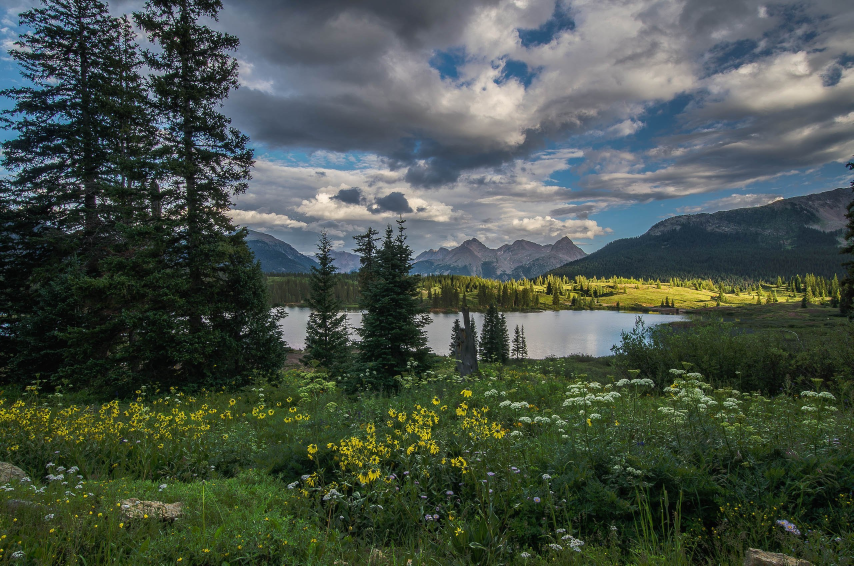
#> input picture Lab3/image.jpg, 2560 x 1696 px (shown at 1/3 size)
$ python lab3.py   (older library calls are emulated)
#> lines starting #> are read from the running program, lines starting #| are printed output that depends on the picture
import cv2
import numpy as np
import skimage


# Задание 1
# Импульсный шум
def impulse_noise(img):
    # Параметры
    d = 0.05
    s_vs_p = 0.5

    # Создаём рандомные числа
    rng = np.random.default_rng()
    vals = rng.random(img.shape)

    # Соль
    I_out = np.copy(img)
    if I_out.dtype == np.uint8:
        I_out[vals < d * s_vs_p] = 255
    else:
        I_out[vals < d * s_vs_p] = 1.0

    # Перец
    I_out[np.logical_and(vals >= d * s_vs_p, vals < d)] = 0

    return I_out


# Мультипликативный шум
def multiplicative_noise(img):
    # Параметр
    var = 0.05

    # Генерация рандомных чисел
    rng = np.random.default_rng()
    gauss = rng.normal(0, var ** 0.5, img.shape)

    # Обработка uchar и float изображений раздельно
    if img.dtype == np.uint8:
        I_f = img.astype(np.float32)
        I_out = (I_f + I_f * gauss). \
            clip(0, 255).astype(np.uint8)
    else:
        I_out = img + img * gauss
    return I_out


# Гауссовский шум
def gauss_noise(img):
    # Параметры
    mean = 0
    var = 0.01

    # Генерация рандомных чисел
    rng = np.random.default_rng()
    gauss = rng.normal(mean, var ** 0.5, img.shape)
    gauss = gauss.reshape(img.shape)

    # Обработка uchar и float изображений раздельно
    if img.dtype == np.uint8:
        I_out = (img.astype(np.float32) +
                 gauss * 255).clip(0, 255).astype(np.uint8)
    else:
        I_out = (img + gauss).astype(np.float32)
    return I_out


# Шум квантования
def quant_noise(img):
    rng = np.random.default_rng()
    if img.dtype == np.uint8:
        I_f = img.astype(np.float32) / 255
        vals = len(np.unique(I_f))
        vals = 2 ** np.ceil(np.log2(vals))
        I_out = (255 * (rng.poisson(I_f * vals) / float(vals)).clip(0, 1)).astype(np.uint8)
    else:
        vals = len(np.unique(img))
        vals = 2 ** np.ceil(np.log2(vals))
        I_out = \
            rng.poisson(img * vals) / float(vals)
    return I_out


# Задание 2
# Функция для применения фильтра Гаусса
def gaussian_filter(img, sigma):
    return cv2.GaussianBlur(img, (0, 0), sigma)


# Контргармонический усредняющий фильтр
def contraharmonic_mean_filter(img, q):
    kernel = np.ones((3, 3), np.float32) / (q + 1)
    filtered_img = cv2.filter2D(img, -1, kernel)
    return filtered_img


def task2():
    median_image = cv2.imread('median_image.jpg')
    weighted_rank_image = cv2.imread('weighted_rank_image.jpg')
    wiener_image = cv2.imread('wiener_image.jpg')
    adapt_image = cv2.imread('adapt_image.jpg')
    broken_images = [median_image, weighted_rank_image, wiener_image, adapt_image]

    for img in broken_images:
        for sigma in [1, 2, 3, 4]:
            filtered_img = gaussian_filter(img.copy(), sigma)
            cv2.imwrite(f'gaussian_filter_image_sigma_{sigma}', filtered_img)
        for q in [2, 4, 8, 16]:
            filtered_img = contraharmonic_mean_filter(img.copy(), q)
            cv2.imwrite(f'contraharmonic_mean_filter_image_q_{q}', filtered_img)


# Задание 3


# Задание 4
def rob(image):
    image = image.astype(np.float32)
    G_x = np.array([[1, -1], [0, 0]])
    G_y = np.array([[1, 0], [-1, 0]])
    I_x = cv2.filter2D(image, -1, G_x)
    I_y = cv2.filter2D(image, -1, G_y)
    return cv2.magnitude(I_x, I_y)


def previtt(image):
    image = image.astype(np.float32)
    G_x = np.array([[-1, 0, 1], [-1, 0, 1], [-1, 0, 1]])
    G_y = np.array([[-1, -1, -1], [0, 0, 0], [1, 1, 1]])
    I_x = cv2.filter2D(image, -1, G_x)
    I_y = cv2.filter2D(image, -1, G_y)
    return cv2.magnitude(I_x, I_y)


def sob(image):
    image = image.astype(np.float32)
    G_x = np.array([[-1, 0, 1], [-2, 0, 2], [-1, 0, 1]])
    G_y = np.array([[1, 2, 1], [0, 0, 0], [-1, -2, -1]])
    I_x = cv2.filter2D(image, -1, G_x)
    I_y = cv2.filter2D(image, -1, G_y)
    return cv2.magnitude(I_x, I_y)


# Фильтр Лапласа
def laplacian(image):
    image = image.astype(np.float32)
    return cv2.Laplacian(image, cv2.CV_32F)


# Алгоритм Кэнни
def canny(image, t1, t2):
    image = image.astype(np.uint8)
    return cv2.Canny(image, t1, t2)


image = cv2.imread('image.jpg')
#> image is the input picture: shape (1696, 2560, 3); mean B, G, R 72.7, 82, 71.6
cv2.imwrite('impulse_noise_image.jpg', impulse_noise(image))
cv2.imwrite('multiplicative_noise_image.jpg', multiplicative_noise(image))
cv2.imwrite('gauss_noise_image.jpg', gauss_noise(image))
cv2.imwrite('quant_noise_image.jpg', quant_noise(image))
#> in quant_noise, `vals = len(np.unique(I_f))`: vals = 256

cv2.imwrite('rob_image.jpg', rob(image))
#> in rob, `I_x = cv2.filter2D(image, -1, G_x)`:
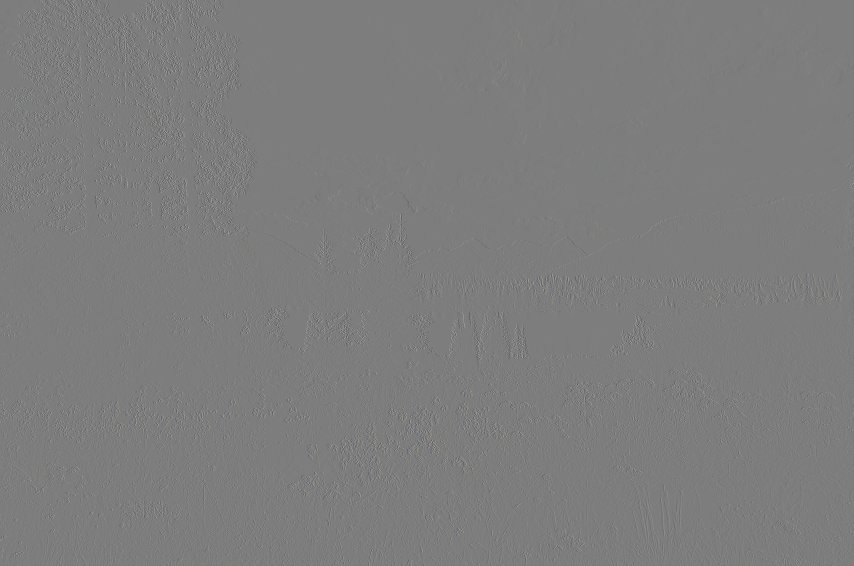
#> I_x: shape (1696, 2560, 3) float32 (shown at 1/3 size); mean B, G, R 0, 0, 0; drawn with min black and max white
#> in rob, `return cv2.magnitude(I_x, I_y)`:
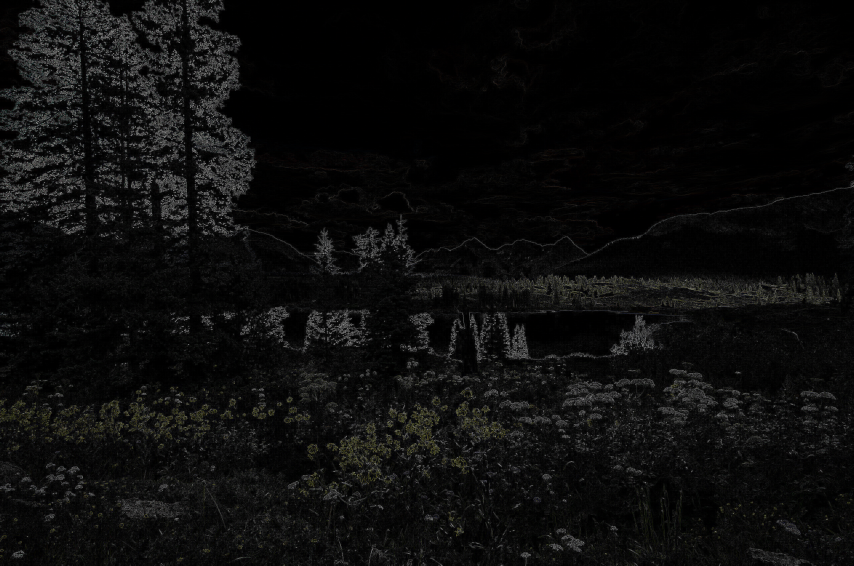
#> returned value: shape (1696, 2560, 3) float32 (shown at 1/3 size); mean of channels 0, 1, 2 16.3, 16.7, 16.7; drawn with min black and max white
cv2.imwrite('previtt_image.jpg', previtt(image))
#> in previtt, `return cv2.magnitude(I_x, I_y)`:
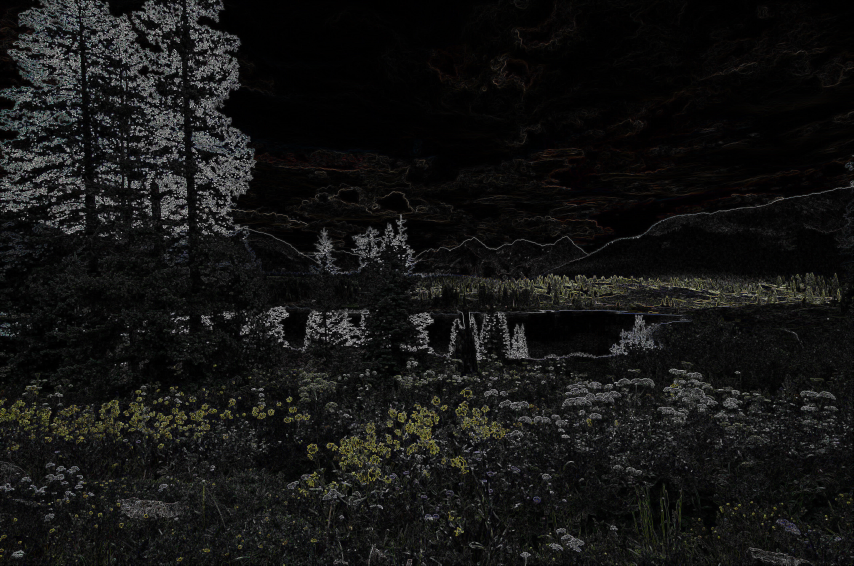
#> returned value: shape (1696, 2560, 3) float32 (shown at 1/3 size); mean of channels 0, 1, 2 57.5, 60.2, 59.9; drawn with min black and max white
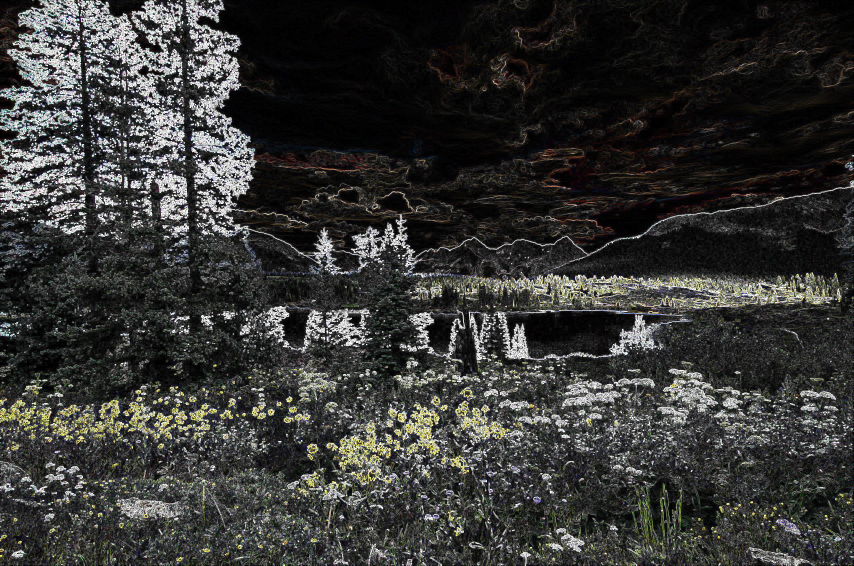
#> saved as previtt_image.jpg: shape (1696, 2560, 3) (shown at 1/3 size); mean B, G, R 52.4, 54.4, 54.3
cv2.imwrite('sob_image.jpg', sob(image))
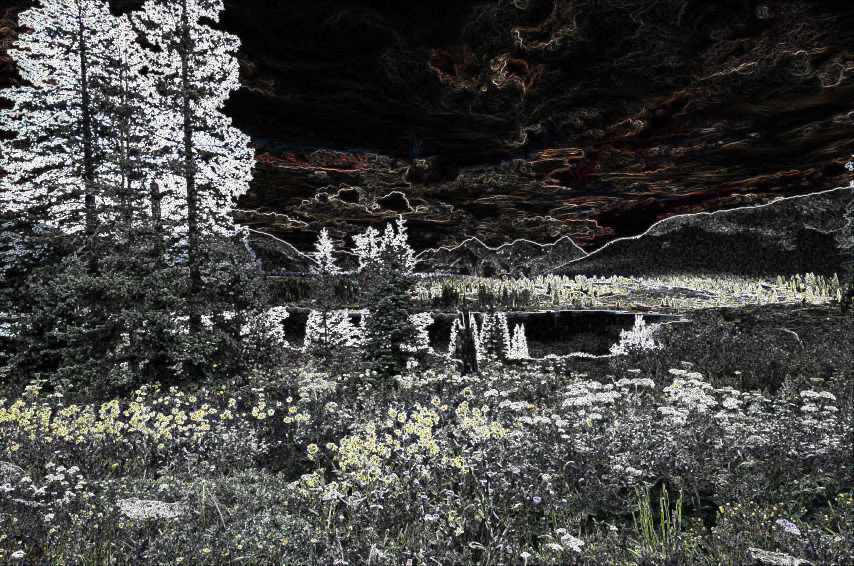
#> saved as sob_image.jpg: shape (1696, 2560, 3) (shown at 1/3 size); mean B, G, R 66.8, 68.7, 68.7
cv2.imwrite('laplacian_image.jpg', laplacian(image))
#> in laplacian, `return cv2.Laplacian(image, cv2.CV_32F)`:
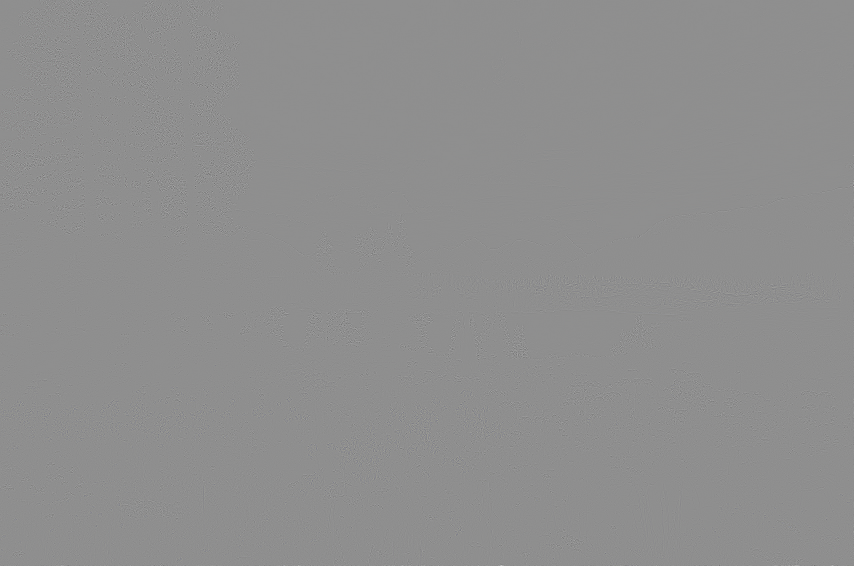
#> returned value: shape (1696, 2560, 3) float32 (shown at 1/3 size); mean of channels 0, 1, 2 0, 0, 0; drawn with min black and max white
cv2.imwrite('canny_image.jpg', canny(image, 0, 800))
#> in canny, `return cv2.Canny(image, t1, t2)`:
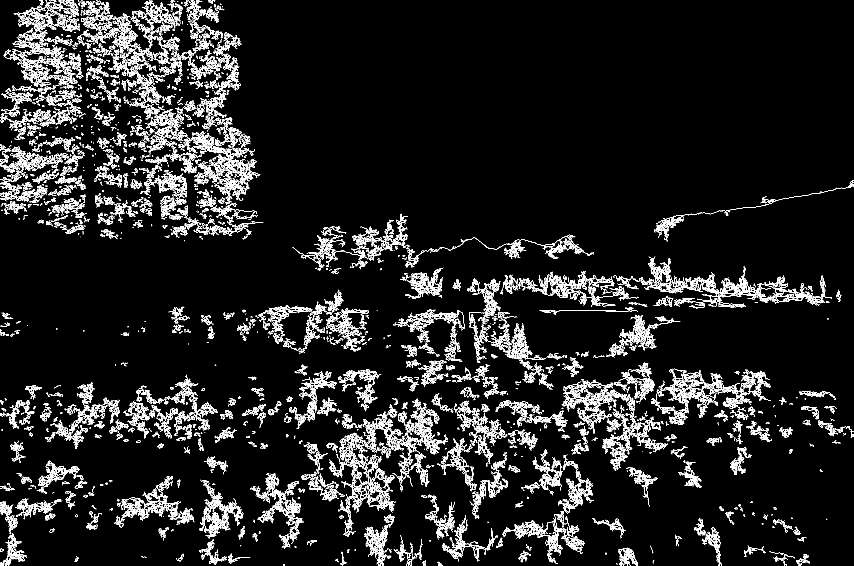
#> returned value: shape (1696, 2560) (shown at 1/3 size); 6.1% white in thin lines or dots
